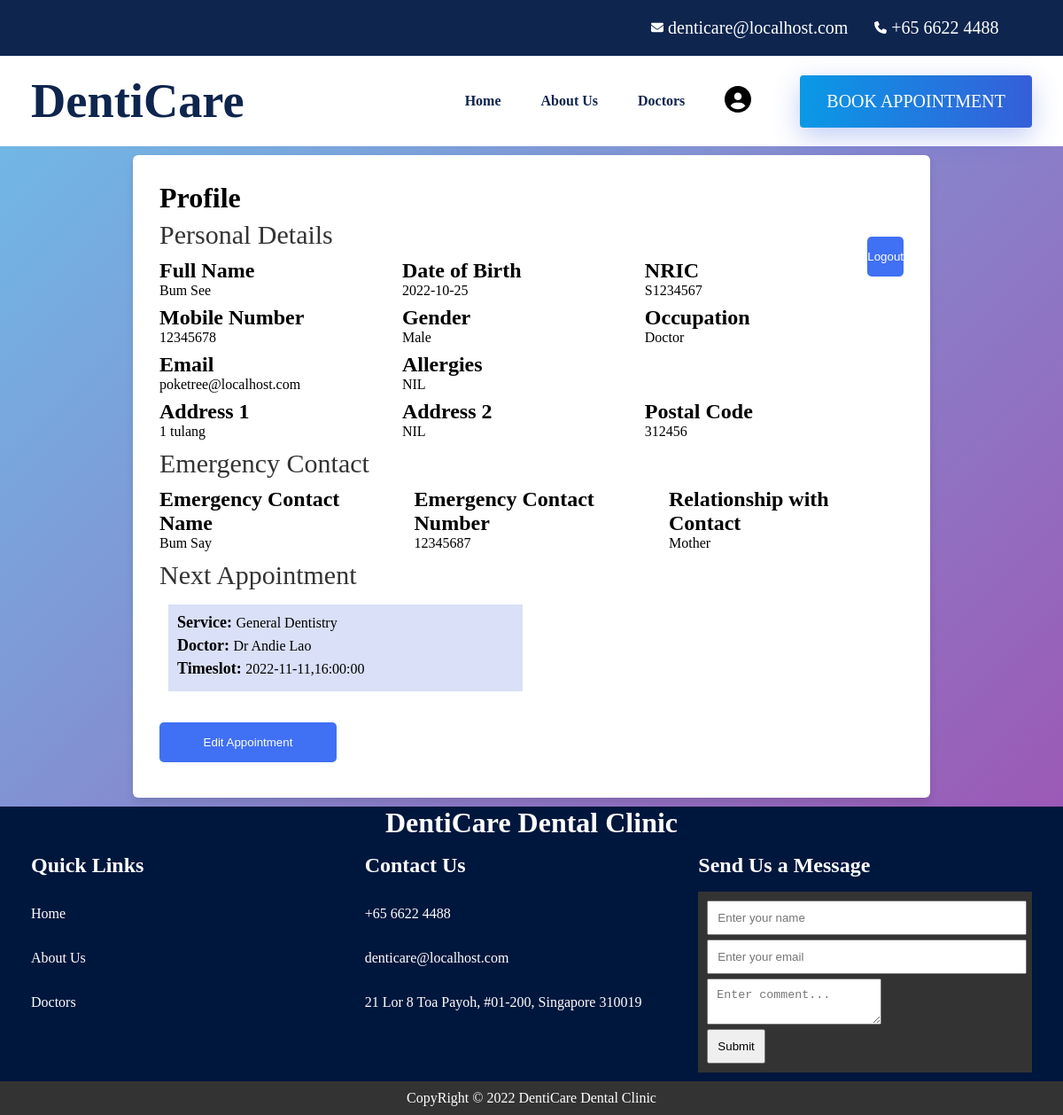
The app's page /html/profile.php (signed in) with its own data.
### tables this page shows
CREATE TABLE `user_profile` (
  `user_name` varchar(30) DEFAULT NULL,
  `full_name` varchar(30) DEFAULT NULL,
  `nric` varchar(8) DEFAULT NULL,
  `D_O_B` date DEFAULT NULL,
  `gender` varchar(10) DEFAULT NULL,
  `occupation` varchar(20) DEFAULT NULL,
  `mobile_no` varchar(8) DEFAULT NULL,
  `email` varchar(50) DEFAULT NULL,
  `allergies` varchar(255) NOT NULL,
  `address_1` varchar(50) DEFAULT NULL,
  `address_2` varchar(50) DEFAULT NULL,
  `postal_code` varchar(6) DEFAULT NULL,
  `emergency_contact_name` varchar(30) DEFAULT NULL,
  `emergency_contact_no` varchar(8) DEFAULT NULL,
  `emergency_contact_relation` varchar(30) DEFAULT NULL
);

CREATE TABLE `appointments` (
  `appt_no` int(10) UNSIGNED NOT NULL,
  `appt_date` date DEFAULT NULL,
  `appt_time` time DEFAULT NULL,
  `doctor_name` varchar(30) DEFAULT NULL,
  `dental_service` varchar(30) DEFAULT NULL,
  `user_name` varchar(30) DEFAULT NULL
);

### html/profile.php (the view, shortened to what this page needs)
<!DOCTYPE html>
<html>
<?php
$conn = OpenCon();
$user = $_SESSION['use'];
$fullname =
  $dob =
  $nric =
  $mobileNumber =
  $gender =
  $occupation =
  $email =
  $allergies =
  $addressOne =
  $addressTwo =
  $postal =
  $emergencyName =
  $emergencyContact =
  $emergencyRelate = "";
$sql = "SELECT * from user_profile where user_name = '$user'";
$results = $conn->query($sql);
while ($row = $results->fetch_assoc()) {
  $fullname = $row['full_name'];
  $dob = $row['D_O_B'];
  $nric = $row['nric'];
  $mobileNumber = $row['mobile_no'];
  $gender = $row['gender'];
  $occupation = $row['occupation'];
  $email = $row['email'];
  $allergies = $row['allergies'];
  $addressOne = $row['address_1'];
  $addressTwo = $row['address_2'];
  $postal = $row['postal_code'];
  $emergencyName = $row['emergency_contact_name'];
  $emergencyContact = $row['emergency_contact_no'];
  $emergencyRelate = $row['emergency_contact_relation'];
}
?>
<head>
  <link rel="stylesheet" href="../css/style.css">
</head>
<body>
  <header class="header">
    <div class="header-top">
      <div class="container">
        <ul class="contact-list">
          <li class="contact-item">
            <div class="icon-mail">
              <img src="../assets/img/icons/envelope-solid.svg" width="14px" height="14px">
            </div>
            <a href="mailto:denticare@localhost.com" class="contact-link">denticare@localhost.com</a>
          </li>
          <li class="contact-item">
            <div class="icon-phone">
              <img src="../assets/img/icons/phone-solid.svg" width="14px" height="14px">
            </div>
            <a href="tel:+6566224488" class="contact-link">+65 6622 4488</a>
          </li>
        </ul>
      </div>
    </div>
    <div class="header-bottom" data-header>
      <div class="container">
        <a href="../index.php" class="logo">DentiCare</a>
        <nav class="navbar container" data-navbar>
          <ul class="navbar-list">
            <li>
              <a href="../index.php" class="navbar-link" data-nav-link>Home</a>
            </li>
            <li>
              <a href="../html/about-us.php" class="navbar-link" data-nav-link>About Us</a>
            </li>
            <li>
              <a href="../html/doctors.php" class="navbar-link" data-nav-link>Doctors</a>
            </li>
            <li>
              <a href="profile.php?isLogin=true" class="navbar-link" data-nav-link>
                <img src="../assets/img/icons/circle-user-solid.svg" width="30px">
              </a>
            </li>
          </ul>
        </nav>
        <a href="profile.php?isUser=true" class="btn">Book appointment</a>
      </div>
    </div>
  </header>
  <section class="profile">
    <div class="container">
      <div class="profile-container">
        <header>Profile</header>
        <a href="profile.php?logout=true" style="float:right;">
          <button type="submit" class="logout-btn">Logout</button>
        </a>
        <div class="personal-details-container">
          <span class="title">Personal Details</span>
          <div class="fields">
            <div class="details-field">
              <label>Full Name</label>
              <span class="label-result"><?= $fullname ?></span>
            </div>
            <div class="details-field">
              <label>Date of Birth</label>
              <span class="label-result"><?= $dob ?></span>
            </div>
            <div class="details-field">
              <label>NRIC</label>
              <span class="label-result"><?= $nric ?></span>
            </div>
            <div class="details-field">
              <label>Mobile Number</label>
              <span class="label-result"><?= $mobileNumber ?></span>
            </div>
            <div class="details-field">
              <label>Gender</label>
              <span class="label-result"><?= $gender ?></span>
            </div>
            <div class="details-field">
              <label>Occupation</label>
              <span class="label-result"><?= $occupation ?></span>
            </div>
            <div class="details-field">
              <label>Email</label>
              <span class="label-result"><?= $email ?></span>
            </div>
            <div class="details-field">
              <label>Allergies</label>
              <span class="label-result"><?= $allergies ?></span>
            </div>
            <div class="details-field">
              <label>Address 1</label>
              <span class="label-result"><?= $addressOne ?></span>
            </div>
            <div class="details-field">
              <label>Address 2</label>
              <span class="label-result"><?= $addressTwo ?></span>
            </div>
            <div class="details-field">
              <label>Postal Code</label>
              <span class="label-result"><?= $postal ?></span>
            </div>
          </div>
        </div>
        <div class="emergency-contact-container">
          <span class="title">Emergency Contact</span>
          <div class="fields">
            <div class="details-field">
              <label>Emergency Contact Name</label>
              <span class="label-result"><?= $emergencyName ?></span>
            </div>
            <div class="details-field">
              <label>Emergency Contact Number</label>
              <span class="label-result"><?= $emergencyContact ?></span>
            </div>
            <div class="details-field">
              <label>Relationship with Contact</label>
              <span class="label-result"><?= $emergencyRelate ?></span>
            </div>
          </div>
        </div>
        <div class="next-appointment-container">
          <span class="title">Next Appointment</span>
          <?php
          $sql = "SELECT * from appointments where user_name ='" . $_SESSION['use'] . "' ORDER BY appt_date ASC, appt_time ASC LIMIT 1";
          $results = $conn->query($sql);
          if (mysqli_num_rows($results) > 0) {
            while ($row = $results->fetch_assoc()) {
              echo '<div class="box-appointment">
                        <div class="details-field">
                          <label>Service: </label>
                          <span class="label-result">' . $row["dental_service"] . '</span>
                        </div>
                        <div class="details-field">
                          <label>Doctor: </label>
                          <span class="label-result">' . $row["doctor_name"] . '</span>
                        </div>
                        <div class="details-field">
                          <label>Timeslot: </label>
                          <span class="label-result">' . $row["appt_date"] . ',' . $row["appt_time"] . '</span>
                        </div>
                      </div>';
              echo '<div class="btns-container">
                          <a href="profile.php?edit=' . $row["appt_no"] . '">
                            <button class="edit-appointment-btn">Edit Appointment</button>
                          </a>
                      </div>';
            }
          } else {
            echo "<p>There is no appointments made</p>";
          }
          ?>
        </div>
      </div>
  </section>
</body>
<footer class="footer">
  <div class="footer-top">
    <div class="container">
      <h1 class="text-center">DentiCare Dental Clinic</h1>
      <div class="box-container">
        <div class="box">
          <h3>Quick Links</h3>
          <a href="../index.php">Home</a>
          <a href="../html/about-us.php">About Us</a>
          <a href="../html/doctors.php">Doctors</a>
        </div>
        <div class="box">
          <h3>Contact Us</h3>
          <a href="tel:+6566224488"> +65 6622 4488 </a>
          <a href="mailto:denticare@localhost.com"> denticare@localhost.com </a>
          <a href="#"> 21 Lor 8 Toa Payoh, #01-200, Singapore 310019 </a>
        </div>
        <div class="box-message">
          <h3>Send Us a Message</h3>
          <form action="#" method="get">
            <input type="text" class="input-text-name" name="contactName" size="40" placeholder="Enter your name" />
            <input type="email" class="input-text-email" size="40" placeholder="Enter your email">
            <textarea placeholder='Enter comment...' maxlength='1000' minlength='100'></textarea>
            <input type="submit">
          </form>
        </div>
      </div>
    </div>
  </div>
  <div class="footer-bottom text-center">
    <div class="container">
      <p class="copyright">
        CopyRight &copy; 2022 DentiCare Dental Clinic
      </p>
    </div>
  </div>
</footer>
</html>

### records on screen
user_profile: full_name "Bum See", D_O_B "2022-10-25", nric "S1234567", mobile_no "12345678", gender "Male", occupation "Doctor", email "poketree@localhost.com", allergies "NIL", address_1 "1 tulang", address_2 "NIL", postal_code "312456", emergency_contact_name "Bum Say", emergency_contact_no "12345687", emergency_contact_relation "Mother"
appointments: dental_service "General Dentistry", doctor_name "Dr Andie Lao", appt_date "2022-11-11", appt_time "16:00:00"
